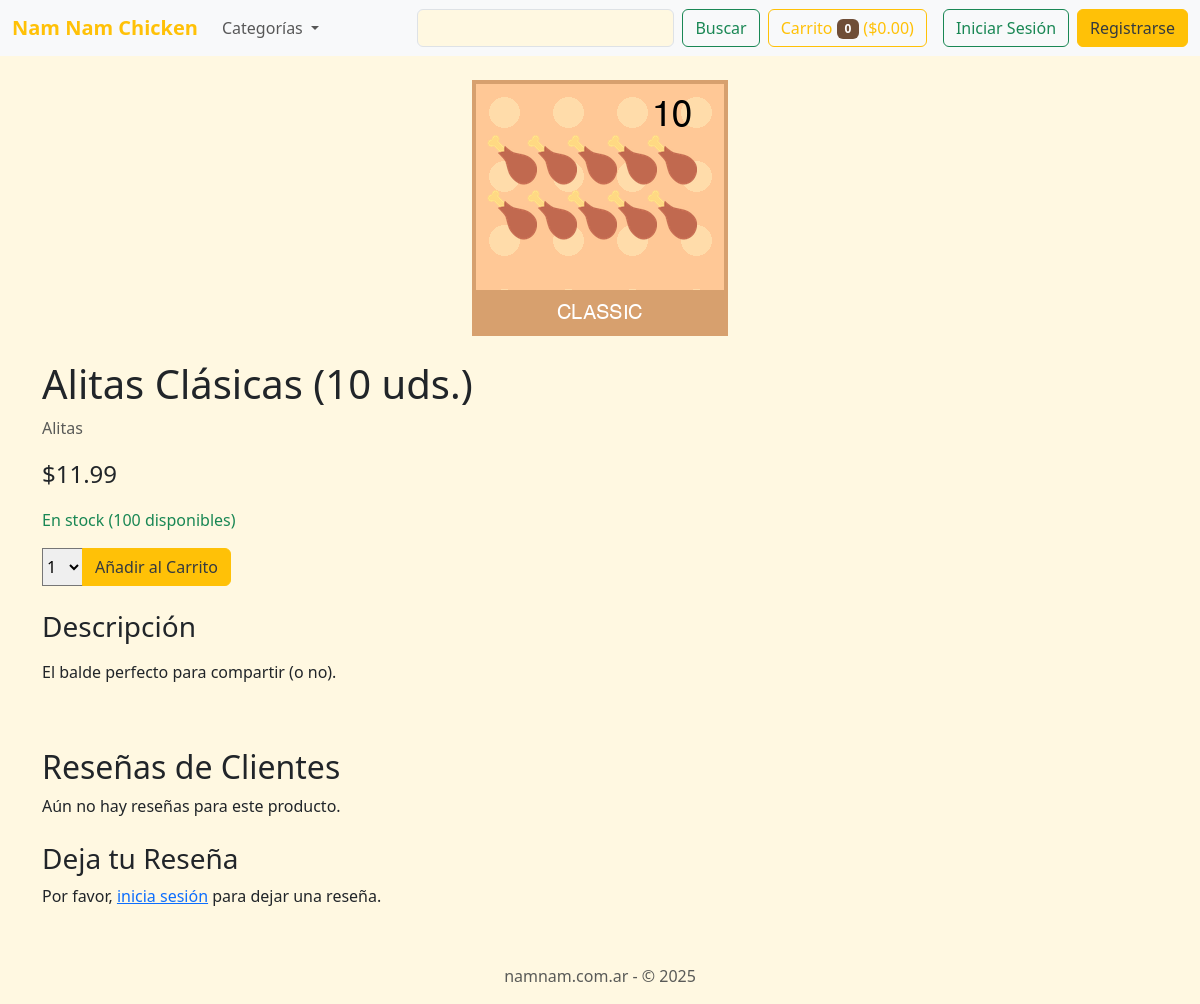
Page /3/alitas-clasicas-10-uds/ on the earlier database version.
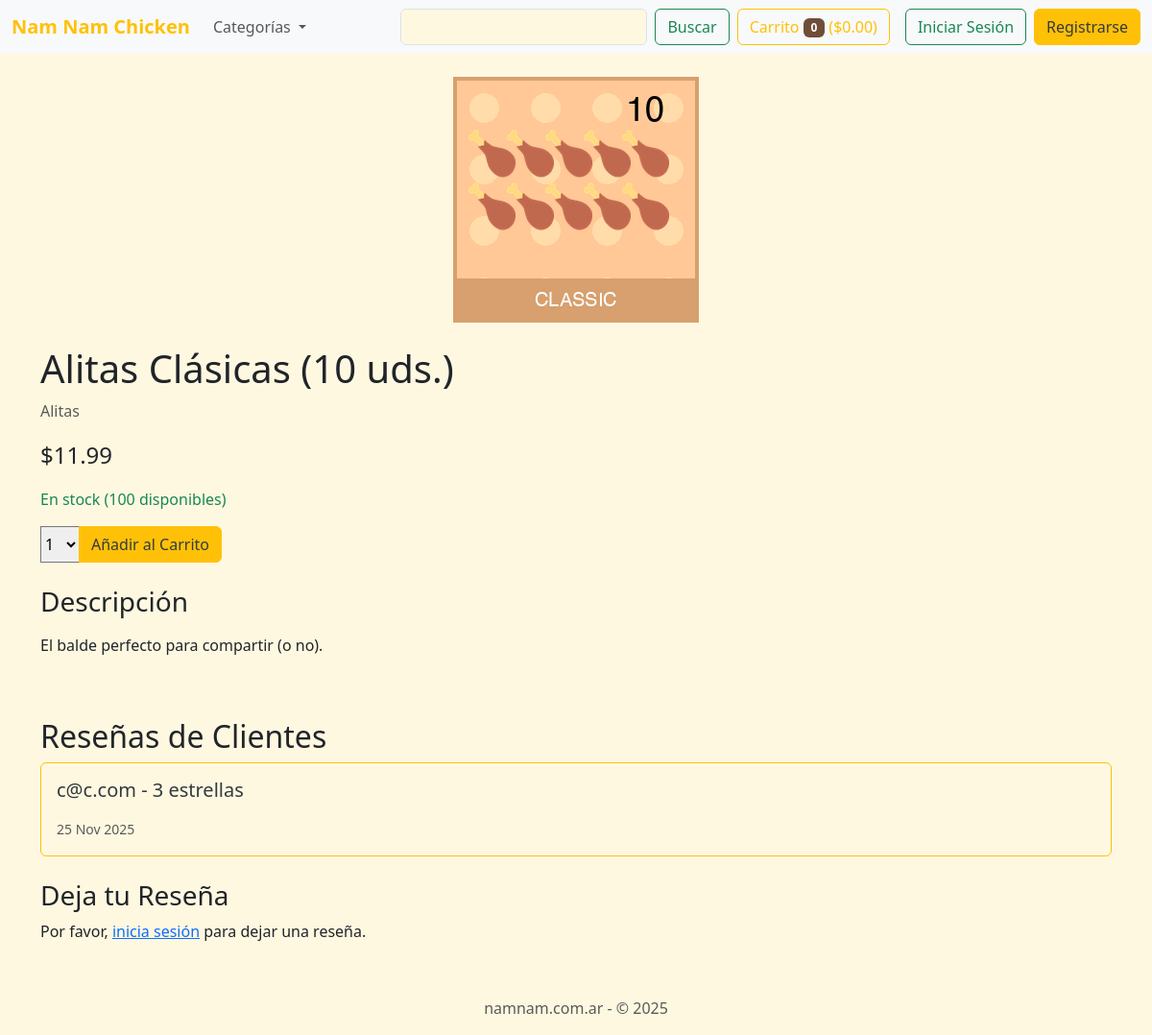
Same page on the later database version.
### shop/models.py (models this page shows, shortened)
class Product(models.Model):
    category = models.ForeignKey(Category,
                                 related_name='products',
                                 on_delete=models.CASCADE)
    name = models.CharField(max_length=200)
    slug = models.SlugField(max_length=200)
    image = models.ImageField(upload_to='products/%Y/%m/%d', blank=True)
    description = models.TextField(blank=True)
    price = models.DecimalField(max_digits=10, decimal_places=2)
    available = models.BooleanField(default=True)
    stock = models.PositiveIntegerField(default=0)
    average_rating = models.DecimalField(max_digits=3, decimal_places=2, default=0.00)
    total_reviews = models.PositiveIntegerField(default=0)
    created = models.DateTimeField(auto_now_add=True)
    updated = models.DateTimeField(auto_now=True)
    class Meta:
        ordering = ['name']
        indexes = [
            models.Index(fields=['id', 'slug']),
            models.Index(fields=['name']),
            models.Index(fields=['-created']),
        ]

class Category(models.Model):
    name = models.CharField(max_length=200)
    slug = models.SlugField(max_length=200, unique=True)
    class Meta:
        ordering = ['name']
        indexes = [
            models.Index(fields=['name']),
        ]
        verbose_name = 'category'
        verbose_name_plural = 'categories'
    def __str__(self):
        return self.name

class Review(models.Model):
    product = models.ForeignKey(Product, on_delete=models.CASCADE, related_name='reviews')
    user = models.ForeignKey(settings.AUTH_USER_MODEL, on_delete=models.CASCADE)
    rating = models.IntegerField(validators=[MinValueValidator(1), MaxValueValidator(5)])
    comment = models.TextField(blank=True)
    created_at = models.DateTimeField(auto_now_add=True)
    class Meta:
        ordering = ['-created_at']
        unique_together = ('product', 'user') # One review per user per product

### shop/views.py (the view)
# urls.py: path('<int:id>/<slug:slug>/', views.product_detail, name='product_detail'),
def product_detail(request, id, slug):
    product = get_object_or_404(Product,
                                id=id,
                                slug=slug,
                                available=True)
    cart_product_form = CartAddProductForm()
    reviews = product.reviews.all()
    if request.method == 'POST' and request.user.is_authenticated:
        existing_review = Review.objects.filter(product=product, user=request.user).first()
        if existing_review:
            review_form = ReviewForm(request.POST, instance=existing_review)
        else:
            review_form = ReviewForm(request.POST)
        if review_form.is_valid():
            new_review = review_form.save(commit=False)
            new_review.product = product
            new_review.user = request.user
            new_review.save()
            messages.success(request, 'Tu reseña ha sido enviada con éxito.')
            return redirect(product.get_absolute_url())
        else:
            messages.error(request, 'Hubo un error al enviar tu reseña. Por favor, verifica los datos.')
    else:
        if request.user.is_authenticated:
            existing_review = Review.objects.filter(product=product, user=request.user).first()
            if existing_review:
                review_form = ReviewForm(instance=existing_review)
            else:
                review_form = ReviewForm()
        else:
            review_form = ReviewForm()
    return render(request,
                  'shop/product/detail.html',
                  {'product': product,
                   'cart_product_form': cart_product_form,
                   'reviews': reviews,
                   'review_form': review_form})

### cart/forms.py
class CartAddProductForm(forms.Form):
    quantity = forms.TypedChoiceField(
        choices=PRODUCT_QUANTITY_CHOICES,
        coerce=int
    )
    update = forms.BooleanField(required=False,
                                initial=False,
                                widget=forms.HiddenInput)

### shop/forms.py
class ReviewForm(forms.ModelForm):
    rating = forms.ChoiceField(
        choices=[(i, str(i)) for i in range(1, 6)], # Choices 1 to 5
        widget=RadioSelect,
        label="Tu Calificación"
    )
    class Meta:
        model = Review
        fields = ['rating', 'comment']
        widgets = {
            'comment': forms.Textarea(attrs={'rows': 4}),
        }

### cart/cart.py (called while the page is built)
    def __len__(self):
        return sum(item['quantity'] for item in self.cart.values())

    def get_total_price(self):
        return sum(Decimal(item['price']) * item['quantity'] for item in self.cart.values())

### cart/context_processors.py (called while the page is built)
def cart(request):
    return {'cart': Cart(request)}

### shop/templates/shop/product/detail.html (shortened to what this page needs)
{% extends "shop/base.html" %}
{% block content %}
<div class="row">
    <div class="col-12 col-md-6 offset-md-3 text-center">
        {% if product.image %}
            <img src="{{ product.image.url }}" class="img-fluid" alt="{{ product.name }}">
        {% else %}
            <img src="https://via.placeholder.com/600x400.png?text=No+Image" class="img-fluid" alt="No image available">
        {% endif %}
    </div>
</div>
<div class="row mt-4">
    <div class="col-12">
        <h1>{{ product.name }}</h1>
        <p class="text-muted">{{ product.category }}</p>
        <p class="fs-4">${{ product.price }}</p>
        {% if product.available and product.stock > 0 %}
            <p class="text-success">En stock ({{ product.stock }} disponibles)</p>
            <div class="d-flex gap-2">
                <form action="{% url "cart:cart_add" product.id %}" method="post" class="d-flex">
                    <div class="input-group" style="max-width: 200px;">
                        {{ cart_product_form.quantity }}
                        <button class="btn btn-primary" type="submit">Añadir al Carrito</button>
                    </div>
                </form>
            </div>
        {% else %}
            <p class="text-danger">Agotado</p>
        {% endif %}
        <h3 class="mt-4">Descripción</h3>
        <p>{{ product.description|linebreaks }}</p>
    </div>
</div>
<div class="row mt-5">
    <div class="col-12">
        <h2>Reseñas de Clientes</h2>
        {% if reviews %}
            {% for review in reviews %}
                <div class="card mb-3">
                    <div class="card-body">
                        <h5 class="card-title">{{ review.user.username }} - {{ review.rating }} estrellas</h5>
                        <p class="card-text"><small class="text-muted">{{ review.created_at|date:"d M Y" }}</small></p>
                    </div>
                </div>
            {% endfor %}
        {% else %}
            <p>Aún no hay reseñas para este producto.</p>
        {% endif %}
        <h3 class="mt-4">Deja tu Reseña</h3>
        {% if user.is_authenticated %}
            <form action="{% url "shop:product_detail" product.id product.slug %}" method="post">
                {% csrf_token %}
                <div class="mb-3">
                    <label for="{{ review_form.rating.id_for_label }}" class="form-label">Tu Calificación:</label>
                    <div>
                        {% for radio in review_form.rating %}
                            <div class="form-check form-check-inline">
                                {{ radio.tag }}
                                <label class="form-check-label" for="{{ radio.id_for_label }}">{{ radio.choice_label }}</label>
                            </div>
                        {% endfor %}
                    </div>
                    {% if review_form.rating.errors %}
                        <div class="text-danger">
                            {% for error in review_form.rating.errors %}
                                {{ error }}
                            {% endfor %}
                        </div>
                    {% endif %}
                </div>
                <div class="mb-3">
                    <label for="{{ review_form.comment.id_for_label }}" class="form-label">Tu Comentario:</label>
                    <textarea name="{{ review_form.comment.name }}" id="{{ review_form.comment.id_for_label }}" class="form-control" rows="4"></textarea>
                    {% if review_form.comment.errors %}
                        <div class="text-danger">
                            {% for error in review_form.comment.errors %}
                                {{ error }}
                            {% endfor %}
                        </div>
                    {% endif %}
                </div>
                <button type="submit" class="btn btn-primary">Enviar Reseña</button>
            </form>
        {% else %}
            <p>Por favor, <a href="{% url "users:login" %}">inicia sesión</a> para dejar una reseña.</p>
        {% endif %}
    </div>
</div>
{% endblock %}

### shop/templates/shop/base.html (shortened to what this page needs)
{% load static %}
<!doctype html>
<html lang="en">
<head>
    <link href="https://cdn.jsdelivr.net/npm/bootstrap@5.3.3/dist/css/bootstrap.min.css" rel="stylesheet">
    <link rel="stylesheet" href="{% static 'shop/css/style.css' %}">
</head>
<body>
    <nav class="navbar navbar-expand-lg navbar-light bg-light">
        <div class="container-fluid">
            <a class="navbar-brand" href="{% url 'shop:product_list' %}">Nam Nam Chicken</a>
            <div class="collapse navbar-collapse" id="navbarSupportedContent">
                <ul class="navbar-nav me-auto mb-2 mb-lg-0">
                    <li class="nav-item dropdown">
                        <a class="nav-link dropdown-toggle" href="#" id="navbarDropdown" role="button" data-bs-toggle="dropdown" aria-expanded="false">
                            Categorías
                        </a>
                    </li>
                </ul>
                <form class="d-flex" action="{% url 'shop:product_list' %}" method="get">
                    <input class="form-control me-2" type="search" aria-label="Buscar" name="q">
                    <button class="btn btn-outline-success" type="submit">Buscar</button>
                </form>
                <div class="ms-2">
                    <a href="{% url 'cart:cart_detail' %}" class="btn btn-outline-primary">
                        Carrito
                        <span class="badge bg-primary">
                            {{ cart|length }}
                        </span>
                        (${{ cart.get_total_price|floatformat:2 }})
                    </a>
                </div>
                <div class="ms-3 d-flex align-items-center">
                    {% if user.is_authenticated %}
                        <div class="nav-item dropdown">
                            <a class="nav-link dropdown-toggle text-dark" href="#" id="userDropdown" role="button" data-bs-toggle="dropdown" aria-expanded="false">
                                Hola, {{ user.first_name|default:user.username }}
                            </a>
                            <ul class="dropdown-menu dropdown-menu-end" aria-labelledby="userDropdown">
                                <li><a class="dropdown-item" href="{% url 'users:profile' %}">Mi Perfil</a></li>
                                <li><a class="dropdown-item" href="{% url 'users:purchase_history' %}">Mis Pedidos</a></li>
                                <li><a class="dropdown-item" href="{% url 'users:wishlist' %}">Mi Lista de Deseos</a></li>
                                <li><hr class="dropdown-divider"></li>
                                <li><a class="dropdown-item" href="{% url 'users:logout' %}">Cerrar Sesión</a></li>
                            </ul>
                        </div>
                    {% else %}
                        <a href="{% url 'users:login' %}" class="btn btn-outline-success me-2">Iniciar Sesión</a>
                        <a href="{% url 'users:register' %}" class="btn btn-success">Registrarse</a>
                    {% endif %}
                </div>
            </div>
        </div>
    </nav>
    <main class="container my-4">
        {% block content %}
        {% endblock %}
    </main>
    <footer class="footer mt-auto py-3 text-center">
        <div class="container">
            <span class="text-muted">namnam.com.ar - &copy; 2025</span>
        </div>
    </footer>
</body>
</html>

### shop/static/shop/css/style.css (style rules this page uses)
:root { --bs-primary: #FFC107; --bs-secondary: #6F4E37; --bs-success: #28a745; --bs-info: #17a2b8; --bs-warning: #ffc107; --bs-danger: #dc3545; --bs-light: #f8f9fa; --bs-dark: #343a40; --bs-body-bg: #FFF8E1; }
html, body { height: 100%; }
body { display: flex; flex-direction: column; background-color: var(--bs-body-bg); background-image: url('/static/img/background.png'); background-size: cover; background-repeat: no-repeat; background-attachment: fixed; background-position: center center; }
main { flex: 1; }
.navbar-brand { font-weight: bold; color: var(--bs-primary) !important; }
.btn-primary { background-color: var(--bs-primary); border-color: var(--bs-primary); color: var(--bs-dark); }
div.card { border-color: var(--bs-primary); background-color: transparent; }
.card-title { color: var(--bs-dark); }
.navbar .btn-outline-primary { color: var(--bs-primary); border-color: var(--bs-primary); }
.navbar .badge { background-color: var(--bs-secondary) !important; color: white; }
.btn-success { background-color: var(--bs-primary); border-color: var(--bs-primary); color: var(--bs-dark); }
body > .footer { margin-top: 20px; }

Differences in the rows shown:
added Review: user.username "c@c.com", rating "3", created_at "25 Nov 2025"
Other differences:
text no longer shown: "Aún no hay reseñas para este producto."
